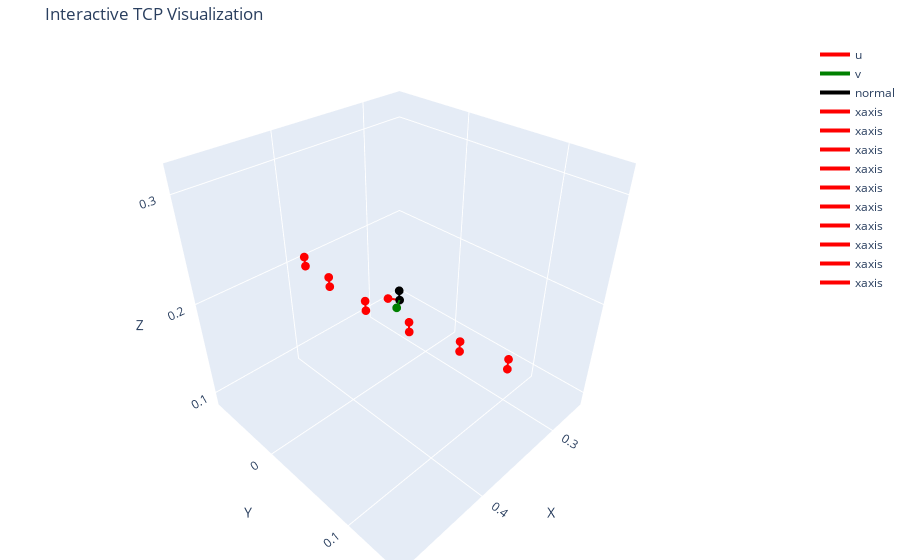

This figure's notebook cell:
### Code cell
def plot_poses(T, u,v,origin, normal, poses):
    import plotly.graph_objects as go
    from scipy.spatial.transform import Rotation as R

    def arrow(start, vec, color, name=""):
        return go.Scatter3d(
            x=[start[0], start[0] + vec[0]],
            y=[start[1], start[1] + vec[1]],
            z=[start[2], start[2] + vec[2]],
            mode="lines+markers",
            line=dict(color=color, width=4),
            marker=dict(size=3, color=color),
            name=name
        )

    fig = go.Figure()

    # Axes
    fig.add_trace(arrow(origin, u * 0.01, "red", "u"))
    fig.add_trace(arrow(origin, v * 0.01, "green", "v"))
    fig.add_trace(arrow(origin, normal * 0.01, "black", "normal"))

    # pose positions
    for i, s in enumerate(poses):
        pos = np.array([s["ee.x"], s["ee.y"], s["ee.z"]])
        rot = np.array([s["ee.wx"], s["ee.wy"], s["ee.wz"]])
        rot = R.from_euler('xyz', rot)
        R_matrix = rot.as_matrix()
        x_axis = R_matrix[:, 0]  # End-effector X axis in base frame
        y_axis = R_matrix[:, 1]  # End-effector Y axis
        z_axis = R_matrix[:, 2]  # End-effector Z axis

        line_color = f"rgb({i * 15 % 255}, {i * 30 % 255}, 255)"
        # fig.add_trace(arrow(pos, z_axis * 0.01, 'blue'))
        fig.add_trace(arrow(pos, x_axis * 0.01, "red", "xaxis"))
        # fig.add_trace(arrow(pos, y_axis * 0.01, "green"))
        # --- Define rotation of +20° (in radians) about local x-axis ---
        angle_deg = -35
        angle_rad = np.deg2rad(angle_deg)
        R_local = R.from_rotvec(y_axis * angle_rad)  # rotate around local x-axis

        # --- Apply this local rotation to z-axis ---
        z_axis_rotated = R_local.apply(z_axis)

        # move along x_axis by 0.02m
        pos = pos + x_axis * 0.03
        pos = pos + z_axis * 0.07  # lift a bit
        # fig.add_trace(arrow(pos, z_axis_rotated * 0.05, line_color, "z-axis rotated"))
        #
        # fig.add_trace(
        #     go.Scatter3d(
        #         x=[pos[0]],
        #         y=[pos[1]],
        #         z=[pos[2]],
        #         mode="markers",
        #         marker=dict(size=4, color="blue"),
        #     )
        # )

    # Layout
    r = 0.12
    fig.update_layout(
        scene=dict(
            xaxis=dict(range=[origin[0] - r, origin[0] + r], title='X'),
            yaxis=dict(range=[origin[1] - r, origin[1] + r], title='Y'),
            zaxis=dict(range=[origin[2] - r, origin[2] + r], title='Z'),
            aspectmode='cube'
        ),
        margin=dict(l=0, r=0, t=40, b=0),
        title="Interactive TCP Visualization",
    )
    fig.show()

plot_poses(T, u, v, origin, normal, poses)

### Figure 1 — Plotly figure (JSON) as saved in the notebook; plotly's stock layout.template omitted (floating-point values rounded to 4 significant figures)
{"data": [{"line": {"color": "red", "width": 4}, "marker": {"color": "red", "size": 3}, "mode": "lines+markers", "name": "u", "x": [0.3738, 0.3789], "y": [0.03547, 0.02689], "z": [0.2045, 0.2044], "type": "scatter3d"}, {"line": {"color": "green", "width": 4}, "marker": {"color": "green", "size": 3}, "mode": "lines+markers", "name": "v", "x": [0.3738, 0.3823], "y": [0.03547, 0.04059], "z": [0.2045, 0.2036], "type": "scatter3d"}, {"line": {"color": "black", "width": 4}, "marker": {"color": "black", "size": 3}, "mode": "lines+markers", "name": "normal", "x": [0.3738, 0.3746], "y": [0.03547, 0.03583], "z": [0.2045, 0.2145], "type": "scatter3d"}, {"line": {"color": "red", "width": 4}, "marker": {"color": "red", "size": 3}, "mode": "lines+markers", "name": "xaxis", "x": [0.3307, 0.3306], "y": [0.2056, 0.2055], "z": [0.2004, 0.1904], "type": "scatter3d"}, {"line": {"color": "red", "width": 4}, "marker": {"color": "red", "size": 3}, "mode": "lines+markers", "name": "xaxis", "x": [0.3502, 0.35], "y": [0.1734, 0.1733], "z": [0.2027, 0.1927], "type": "scatter3d"}, {"line": {"color": "red", "width": 4}, "marker": {"color": "red", "size": 3}, "mode": "lines+markers", "name": "xaxis", "x": [0.3663, 0.366], "y": [0.1421, 0.1419], "z": [0.2004, 0.1904], "type": "scatter3d"}, {"line": {"color": "red", "width": 4}, "marker": {"color": "red", "size": 3}, "mode": "lines+markers", "name": "xaxis", "x": [0.379, 0.3786], "y": [0.1056, 0.1055], "z": [0.2036, 0.1936], "type": "scatter3d"}, {"line": {"color": "red", "width": 4}, "marker": {"color": "red", "size": 3}, "mode": "lines+markers", "name": "xaxis", "x": [0.3895, 0.3891], "y": [0.06169, 0.06162], "z": [0.2041, 0.1941], "type": "scatter3d"}, {"line": {"color": "red", "width": 4}, "marker": {"color": "red", "size": 3}, "mode": "lines+markers", "name": "xaxis", "x": [0.3945, 0.3941], "y": [0.01586, 0.01583], "z": [0.2041, 0.1941], "type": "scatter3d"}, {"line": {"color": "red", "width": 4}, "marker": {"color": "red", "size": 3}, "mode": "lines+markers", "name": "xaxis", "x": [0.3933, 0.3929], "y": [-0.03259, -0.03257], "z": [0.2045, 0.1945], "type": "scatter3d"}, {"line": {"color": "red", "width": 4}, "marker": {"color": "red", "size": 3}, "mode": "lines+markers", "name": "xaxis", "x": [0.3868, 0.3865], "y": [-0.07535, -0.07531], "z": [0.2041, 0.1941], "type": "scatter3d"}, {"line": {"color": "red", "width": 4}, "marker": {"color": "red", "size": 3}, "mode": "lines+markers", "name": "xaxis", "x": [0.3775, 0.3773], "y": [-0.1098, -0.1097], "z": [0.2041, 0.1941], "type": "scatter3d"}, {"line": {"color": "red", "width": 4}, "marker": {"color": "red", "size": 3}, "mode": "lines+markers", "name": "xaxis", "x": [0.3698, 0.3701], "y": [-0.1318, -0.1318], "z": [0.2175, 0.2075], "type": "scatter3d"}], "layout": {"scene": {"xaxis": {"range": [0.2538, 0.4938], "title": {"text": "X"}}, "yaxis": {"range": [-0.08453, 0.1555], "title": {"text": "Y"}}, "zaxis": {"range": [0.08454, 0.3245], "title": {"text": "Z"}}, "aspectmode": "cube"}, "margin": {"l": 0, "r": 0, "t": 40, "b": 0}, "title": {"text": "Interactive TCP Visualization"}}}
